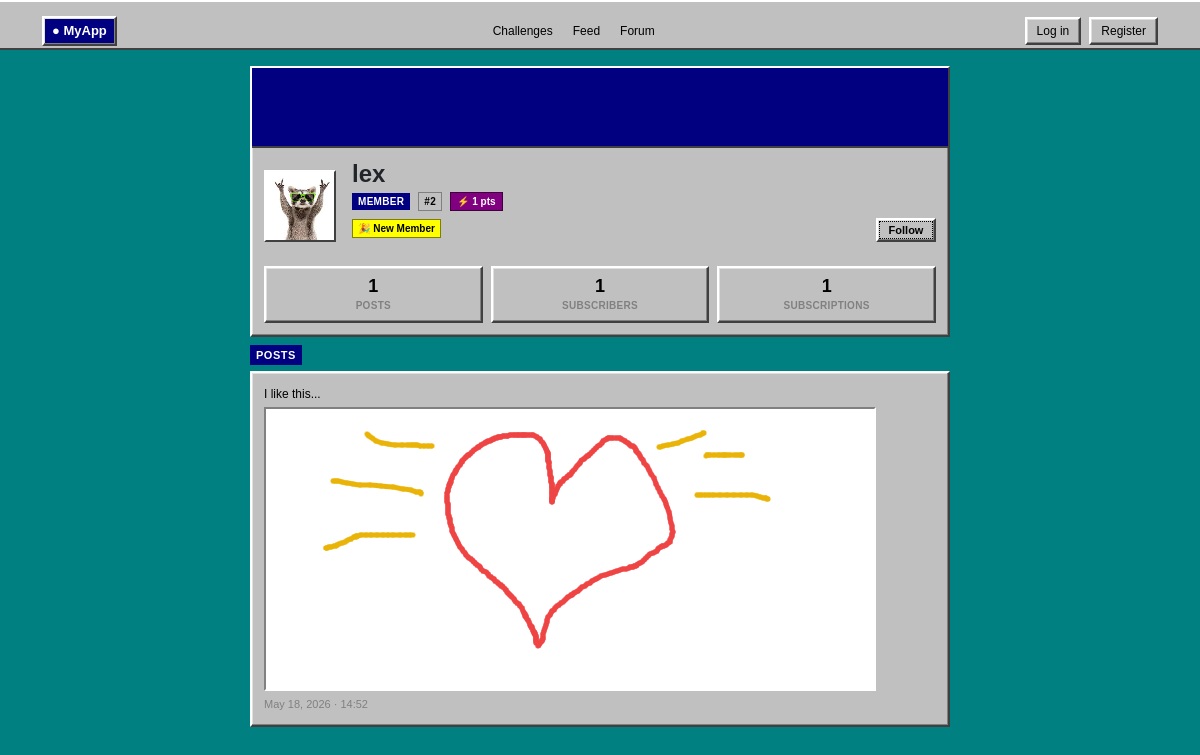
The page /u/lex on the database its author committed.
### app.py (models this page shows, shortened)
class User(db.Model):
    id           = db.Column(db.Integer, primary_key=True)
    username     = db.Column(db.String(80), unique=True, nullable=False)
    password     = db.Column(db.String(256), nullable=False)
    avatar       = db.Column(db.String(256), nullable=True)
    totp_secret  = db.Column(db.String(32),  nullable=True)
    totp_enabled = db.Column(db.Boolean, default=False, nullable=False)
    is_admin     = db.Column(db.Boolean, default=False, nullable=False)
    banner_color = db.Column(db.String(7),  nullable=True)
    points       = db.Column(db.Integer,    default=0,   nullable=False)
    posts        = db.relationship("Post", backref="author", lazy=True)
    following = db.relationship(
        "User", secondary=follows,
        primaryjoin=(follows.c.follower_id == id),
        secondaryjoin=(follows.c.followed_id == id),
        backref=db.backref("followers", lazy="dynamic"),
        lazy="dynamic",
    )

class Achievement(db.Model):
    __tablename__ = "achievement"
    id        = db.Column(db.Integer, primary_key=True)
    user_id   = db.Column(db.Integer, db.ForeignKey("user.id"), nullable=False)
    kind      = db.Column(db.String(50), nullable=False)
    earned_at = db.Column(db.DateTime, server_default=db.func.now())
    __table_args__ = (db.UniqueConstraint("user_id", "kind"),)

class Post(db.Model):
    id         = db.Column(db.Integer, primary_key=True)
    body       = db.Column(db.String(500), nullable=True)
    image      = db.Column(db.String(256), nullable=True)
    created_at = db.Column(db.DateTime, server_default=db.func.now())
    user_id    = db.Column(db.Integer, db.ForeignKey("user.id"), nullable=False)

### app.py (the view)
@app.route("/u/<username>")
def profile(username):
    user    = User.query.filter_by(username=username).first_or_404()
    posts   = Post.query.filter_by(user_id=user.id).order_by(Post.created_at.desc()).all()
    viewer  = get_viewer()
    is_own  = viewer and viewer.id == user.id
    is_following = viewer.is_following(user) if viewer and not is_own else False
    achievements = Achievement.query.filter_by(user_id=user.id).all()
    return render_template("profile.html", user=user, posts=posts,
                           is_own=is_own, is_following=is_following,
                           followers_count=user.followers.count(),
                           following_count=user.following.count(),
                           achievements=achievements,
                           achievement_defs=ACHIEVEMENT_DEFS)

### app.py (called while the page is built)
def get_viewer():
    me = session.get("username")
    return User.query.filter_by(username=me).first() if me else None

@app.context_processor
def inject_unread():
    username = session.get("username")
    if username:
        user = User.query.filter_by(username=username).first()
        if user:
            count = Message.query.filter_by(receiver_id=user.id, is_read=False).count()
            return {"unread_count": count, "viewer_is_admin": user.is_admin}
    return {"unread_count": 0, "viewer_is_admin": False}

### templates/profile.html (shortened to what this page needs)
{% extends "base.html" %}
{% block content %}
<div class="profile-wrap">
  <div class="card mb-3 overflow-hidden">
    <div class="profile-banner" {% if user.banner_color %}style="background:{{ user.banner_color }}"{% endif %}></div>
    <div class="card-body px-4 pb-4">
      <div class="d-flex align-items-end gap-3 mt-n4 mb-4">
        <div class="av av-lg">
          {% if user.avatar %}
            <img src="{{ url_for('static', filename='uploads/' ~ user.avatar) }}" alt="">
          {% else %}
            {{ user.username[0].upper() }}
          {% endif %}
        </div>
        <div class="flex-grow-1 pb-1">
          <h4 class="fw-bold mb-0">{{ user.username }}</h4>
          <div class="d-flex align-items-center gap-2 mt-1 flex-wrap">
            <span class="pill">Member</span>
            <span class="profile-id-badge">#{{ user.id }}</span>
            <span class="points-badge" title="Achievement points">
              &#9889; {{ user.points }} pts
            </span>
          </div>
          {% if achievements %}
          <div class="d-flex flex-wrap gap-2 mt-2">
            {% for ach in achievements %}
            {% set d = achievement_defs[ach.kind] %}
            <span class="achievement-badge" title="{{ d.label }} (+{{ d.points }} pts)">
              {{ d.icon|safe }} {{ d.label }}
            </span>
            {% endfor %}
          </div>
          {% endif %}
        </div>
        {% if is_own %}
          <a href="/user" class="btn btn-sm btn-outline-secondary">Edit profile</a>
        {% else %}
          <a href="/login" class="btn btn-sm btn-primary">Follow</a>
        {% endif %}
      </div>
      <div class="row g-2">
        <div class="col-4"><div class="stat-box"><div class="stat-num">{{ posts|length }}</div><div class="stat-label">Posts</div></div></div>
        <div class="col-4">
          <a href="/u/{{ user.username }}/followers" class="text-decoration-none">
            <div class="stat-box stat-box-link"><div class="stat-num">{{ followers_count }}</div><div class="stat-label">Subscribers</div></div>
          </a>
        </div>
        <div class="col-4">
          <a href="/u/{{ user.username }}/following" class="text-decoration-none">
            <div class="stat-box stat-box-link"><div class="stat-num">{{ following_count }}</div><div class="stat-label">Subscriptions</div></div>
          </a>
        </div>
      </div>
    </div>
  </div>
  <p class="section-label">Posts</p>
  {% if posts %}
  <div class="card">
    <div class="card-body px-4 py-3">
      {% for post in posts %}
      <div class="post-item">
        {% if post.body %}<p class="post-body mb-1">{{ post.body }}</p>{% endif %}
        {% if post.image %}
        <div class="{% if post.body %}mt-1{% endif %} mb-1">
          <img src="{{ url_for('static', filename='uploads/' ~ post.image) }}"
               class="post-drawing" alt="graffiti">
        </div>
        {% endif %}
        <span class="post-meta">{{ post.created_at.strftime("%b %d, %Y · %H:%M") }}</span>
      </div>
      {% endfor %}
    </div>
  </div>
  {% endif %}
</div>
{% endblock %}

### templates/base.html (shortened to what this page needs)
<!doctype html>
<html lang="en">
<head>
  <link href="https://cdn.jsdelivr.net/npm/bootstrap@5.3.3/dist/css/bootstrap.min.css" rel="stylesheet">
  <link rel="stylesheet" href="{{ url_for('static', filename='css/style.css') }}">
</head>
<body>
{% block navbar %}<nav class="navbar navbar-expand-lg sticky-top">
  <div class="container">
    <a class="navbar-brand" href="/">&#9679; MyApp</a>
    <div class="collapse navbar-collapse" id="nav">
      <ul class="navbar-nav mx-auto">
        <li class="nav-item">
          <a class="nav-link {% if request.path.startswith('/challenges') %}active{% endif %}" href="/challenges">Challenges</a>
        </li>
        <li class="nav-item">
          <a class="nav-link {% if request.path == '/feed' %}active{% endif %}" href="/feed">Feed</a>
        </li>
        <li class="nav-item">
          <a class="nav-link {% if request.path.startswith('/forum') %}active{% endif %}" href="/forum">Forum</a>
        </li>
      </ul>
      {% if not session.username %}
      <div class="d-flex align-items-center gap-2">
        <button class="btn-nav-outline" data-bs-toggle="modal" data-bs-target="#loginModal">Log in</button>
        <button class="btn-nav-primary" data-bs-toggle="modal" data-bs-target="#registerModal">Register</button>
      </div>
      {% endif %}
    </div>
  </div>
</nav>{% endblock %}
<div class="container py-3">
  {% block content %}{% endblock %}
</div>
</body>
</html>

### rows shown on the page
User: avatar (picture), username "lex", id "2", points "1"
Achievement: icon "🎉", label "New Member"
Post: body "I like this...", image (picture), created_at "May 18, 2026 · 14:52"

### other values the page prints
{{ posts|length }} "1"
{{ followers_count }} "1"
{{ following_count }} "1"
